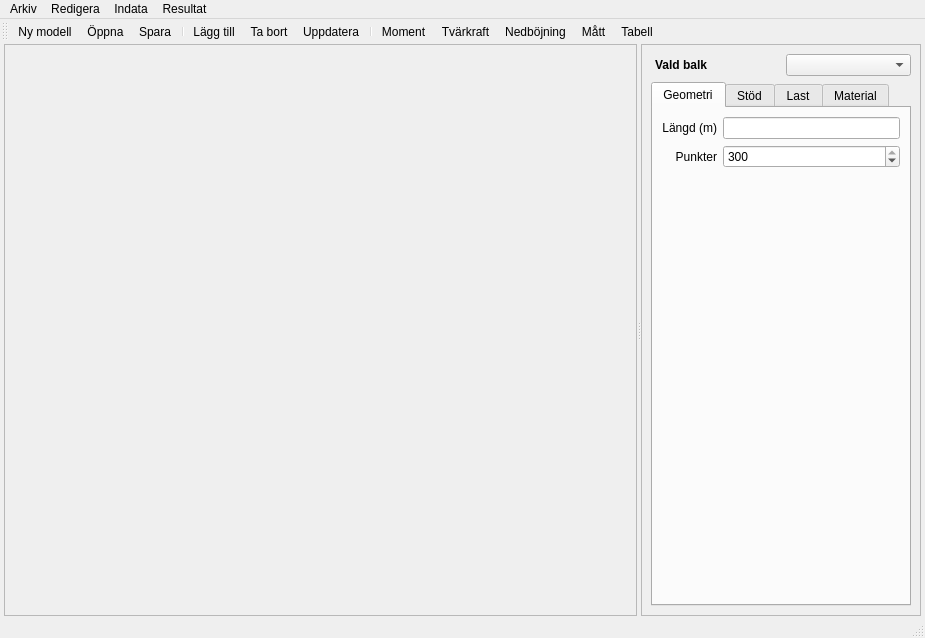
<?xml version="1.0" encoding="UTF-8"?>
<ui version="4.0">
 <class>main_window</class>
 <widget class="QMainWindow" name="main_window">
  <property name="geometry">
   <rect>
    <x>0</x>
    <y>0</y>
    <width>925</width>
    <height>638</height>
   </rect>
  </property>
  <property name="windowTitle">
   <string>Kontinuerlig balk</string>
  </property>
  <widget class="QWidget" name="main_widget">
   <layout class="QVBoxLayout" name="verticalLayout">
    <property name="leftMargin">
     <number>4</number>
    </property>
    <property name="topMargin">
     <number>0</number>
    </property>
    <property name="rightMargin">
     <number>4</number>
    </property>
    <property name="bottomMargin">
     <number>0</number>
    </property>
    <item>
     <widget class="QSplitter" name="splitter">
      <property name="orientation">
       <enum>Qt::Orientation::Horizontal</enum>
      </property>
      <widget class="QFrame" name="frame">
       <property name="sizePolicy">
        <sizepolicy hsizetype="Expanding" vsizetype="Preferred">
         <horstretch>0</horstretch>
         <verstretch>0</verstretch>
        </sizepolicy>
       </property>
       <property name="frameShape">
        <enum>QFrame::Shape::StyledPanel</enum>
       </property>
       <property name="frameShadow">
        <enum>QFrame::Shadow::Raised</enum>
       </property>
       <layout class="QVBoxLayout" name="verticalLayout_3">
        <item>
         <layout class="QVBoxLayout" name="main_layout"/>
        </item>
       </layout>
      </widget>
      <widget class="QFrame" name="frame_3">
       <property name="maximumSize">
        <size>
         <width>280</width>
         <height>16777215</height>
        </size>
       </property>
       <property name="autoFillBackground">
        <bool>false</bool>
       </property>
       <property name="frameShape">
        <enum>QFrame::Shape::StyledPanel</enum>
       </property>
       <property name="frameShadow">
        <enum>QFrame::Shadow::Raised</enum>
       </property>
       <layout class="QVBoxLayout" name="verticalLayout_2">
        <item>
         <layout class="QHBoxLayout" name="horizontalLayout">
          <property name="leftMargin">
           <number>4</number>
          </property>
          <item>
           <widget class="QLabel" name="label">
            <property name="font">
             <font>
              <bold>true</bold>
             </font>
            </property>
            <property name="text">
             <string>Vald balk</string>
            </property>
           </widget>
          </item>
          <item>
           <widget class="QComboBox" name="segment_combo">
            <property name="font">
             <font>
              <bold>true</bold>
             </font>
            </property>
           </widget>
          </item>
         </layout>
        </item>
        <item>
         <widget class="QTabWidget" name="tabWidget">
          <property name="tabPosition">
           <enum>QTabWidget::TabPosition::North</enum>
          </property>
          <property name="tabShape">
           <enum>QTabWidget::TabShape::Rounded</enum>
          </property>
          <property name="currentIndex">
           <number>0</number>
          </property>
          <property name="tabBarAutoHide">
           <bool>false</bool>
          </property>
          <widget class="QWidget" name="geometry_tab">
           <attribute name="title">
            <string>Geometri</string>
           </attribute>
           <layout class="QVBoxLayout" name="verticalLayout_4">
            <item>
             <layout class="QGridLayout" name="gridLayout">
              <item row="0" column="0">
               <widget class="QLabel" name="label_2">
                <property name="text">
                 <string>Längd (m)</string>
                </property>
                <property name="alignment">
                 <set>Qt::AlignmentFlag::AlignRight|Qt::AlignmentFlag::AlignTrailing|Qt::AlignmentFlag::AlignVCenter</set>
                </property>
               </widget>
              </item>
              <item row="0" column="1">
               <widget class="QLineEdit" name="segment_length_text"/>
              </item>
              <item row="1" column="0">
               <widget class="QLabel" name="label_3">
                <property name="text">
                 <string>Punkter</string>
                </property>
                <property name="alignment">
                 <set>Qt::AlignmentFlag::AlignRight|Qt::AlignmentFlag::AlignTrailing|Qt::AlignmentFlag::AlignVCenter</set>
                </property>
               </widget>
              </item>
              <item row="1" column="1">
               <widget class="QSpinBox" name="calc_points_spin">
                <property name="minimum">
                 <number>4</number>
                </property>
                <property name="maximum">
                 <number>300</number>
                </property>
                <property name="value">
                 <number>300</number>
                </property>
               </widget>
              </item>
             </layout>
            </item>
            <item>
             <spacer name="verticalSpacer">
              <property name="orientation">
               <enum>Qt::Orientation::Vertical</enum>
              </property>
              <property name="sizeHint" stdset="0">
               <size>
                <width>20</width>
                <height>40</height>
               </size>
              </property>
             </spacer>
            </item>
           </layout>
          </widget>
          <widget class="QWidget" name="support_tab">
           <attribute name="title">
            <string>Stöd</string>
           </attribute>
           <layout class="QVBoxLayout" name="verticalLayout_9">
            <item>
             <layout class="QHBoxLayout" name="horizontalLayout_2">
              <item>
               <widget class="QGroupBox" name="support_group">
                <property name="title">
                 <string>Vänster</string>
                </property>
                <layout class="QVBoxLayout" name="verticalLayout_7">
                 <item>
                  <widget class="QRadioButton" name="left_support_xyr_option">
                   <property name="text">
                    <string>XYR</string>
                   </property>
                  </widget>
                 </item>
                 <item>
                  <widget class="QRadioButton" name="left_support_xy_option">
                   <property name="text">
                    <string>XY</string>
                   </property>
                  </widget>
                 </item>
                 <item>
                  <widget class="QRadioButton" name="left_support_y_option">
                   <property name="text">
                    <string>Y</string>
                   </property>
                  </widget>
                 </item>
                </layout>
               </widget>
              </item>
              <item>
               <widget class="QGroupBox" name="support_group_2">
                <property name="title">
                 <string>Höger</string>
                </property>
                <layout class="QVBoxLayout" name="verticalLayout_8">
                 <item>
                  <widget class="QRadioButton" name="right_support_xyr_option">
                   <property name="text">
                    <string>XYR</string>
                   </property>
                  </widget>
                 </item>
                 <item>
                  <widget class="QRadioButton" name="right_support_xy_option">
                   <property name="text">
                    <string>XY</string>
                   </property>
                  </widget>
                 </item>
                 <item>
                  <widget class="QRadioButton" name="right_support_y_option">
                   <property name="text">
                    <string>Y</string>
                   </property>
                  </widget>
                 </item>
                </layout>
               </widget>
              </item>
             </layout>
            </item>
            <item>
             <spacer name="verticalSpacer_4">
              <property name="orientation">
               <enum>Qt::Orientation::Vertical</enum>
              </property>
              <property name="sizeHint" stdset="0">
               <size>
                <width>20</width>
                <height>40</height>
               </size>
              </property>
             </spacer>
            </item>
           </layout>
          </widget>
          <widget class="QWidget" name="load_tab">
           <attribute name="title">
            <string>Last</string>
           </attribute>
           <layout class="QVBoxLayout" name="verticalLayout_5">
            <item>
             <layout class="QHBoxLayout" name="horizontalLayout_4">
              <item>
               <widget class="QLabel" name="label_4">
                <property name="text">
                 <string>Utbredd last (N/m)</string>
                </property>
               </widget>
              </item>
              <item>
               <widget class="QLineEdit" name="segment_load_text"/>
              </item>
             </layout>
            </item>
            <item>
             <spacer name="verticalSpacer_2">
              <property name="orientation">
               <enum>Qt::Orientation::Vertical</enum>
              </property>
              <property name="sizeHint" stdset="0">
               <size>
                <width>20</width>
                <height>40</height>
               </size>
              </property>
             </spacer>
            </item>
           </layout>
          </widget>
          <widget class="QWidget" name="material_tab">
           <attribute name="title">
            <string>Material</string>
           </attribute>
           <layout class="QVBoxLayout" name="verticalLayout_6">
            <item>
             <layout class="QGridLayout" name="gridLayout_2">
              <item row="0" column="0">
               <widget class="QLabel" name="label_5">
                <property name="text">
                 <string>Elasticitetsmodul (Pa)</string>
                </property>
               </widget>
              </item>
              <item row="0" column="1">
               <widget class="QLineEdit" name="e_text"/>
              </item>
              <item row="1" column="0">
               <widget class="QLabel" name="label_6">
                <property name="text">
                 <string>Tvärsnittsarea (m2)</string>
                </property>
               </widget>
              </item>
              <item row="1" column="1">
               <widget class="QLineEdit" name="a_text"/>
              </item>
              <item row="2" column="0">
               <widget class="QLabel" name="label_7">
                <property name="text">
                 <string>Tröghetsmoment (m3)</string>
                </property>
               </widget>
              </item>
              <item row="2" column="1">
               <widget class="QLineEdit" name="i_text"/>
              </item>
             </layout>
            </item>
            <item>
             <spacer name="verticalSpacer_3">
              <property name="orientation">
               <enum>Qt::Orientation::Vertical</enum>
              </property>
              <property name="sizeHint" stdset="0">
               <size>
                <width>20</width>
                <height>40</height>
               </size>
              </property>
             </spacer>
            </item>
           </layout>
          </widget>
         </widget>
        </item>
       </layout>
      </widget>
     </widget>
    </item>
   </layout>
  </widget>
  <widget class="QMenuBar" name="menu_bar">
   <property name="geometry">
    <rect>
     <x>0</x>
     <y>0</y>
     <width>925</width>
     <height>33</height>
    </rect>
   </property>
   <widget class="QMenu" name="file_menu">
    <property name="title">
     <string>Arkiv</string>
    </property>
    <addaction name="new_action"/>
    <addaction name="separator"/>
    <addaction name="open_action"/>
    <addaction name="save_action"/>
    <addaction name="save_as_action"/>
    <addaction name="separator"/>
    <addaction name="exit_action"/>
   </widget>
   <widget class="QMenu" name="input_menu">
    <property name="title">
     <string>Indata</string>
    </property>
    <addaction name="segments_action"/>
    <addaction name="bc_action"/>
   </widget>
   <widget class="QMenu" name="menuResultat">
    <property name="title">
     <string>Resultat</string>
    </property>
    <addaction name="moment_action"/>
    <addaction name="section_force_action"/>
    <addaction name="displ_action"/>
    <addaction name="results_view_action"/>
   </widget>
   <widget class="QMenu" name="menuRedigera">
    <property name="title">
     <string>Redigera</string>
    </property>
    <addaction name="add_beam_action"/>
    <addaction name="remove_beam_action"/>
    <addaction name="update_action"/>
   </widget>
   <addaction name="file_menu"/>
   <addaction name="menuRedigera"/>
   <addaction name="input_menu"/>
   <addaction name="menuResultat"/>
  </widget>
  <widget class="QToolBar" name="toolBar">
   <property name="windowTitle">
    <string>toolBar</string>
   </property>
   <property name="styleSheet">
    <string notr="true">QToolBar { border: none; }

QToolButton::checked {
	background-color: blue;
	color: rgb(157, 157, 157);
}</string>
   </property>
   <property name="toolButtonStyle">
    <enum>Qt::ToolButtonStyle::ToolButtonTextUnderIcon</enum>
   </property>
   <attribute name="toolBarArea">
    <enum>TopToolBarArea</enum>
   </attribute>
   <attribute name="toolBarBreak">
    <bool>false</bool>
   </attribute>
   <addaction name="new_action"/>
   <addaction name="open_action"/>
   <addaction name="save_action"/>
   <addaction name="separator"/>
   <addaction name="add_beam_action"/>
   <addaction name="remove_beam_action"/>
   <addaction name="update_action"/>
   <addaction name="separator"/>
   <addaction name="moment_action"/>
   <addaction name="section_force_action"/>
   <addaction name="displ_action"/>
   <addaction name="dimension_action"/>
   <addaction name="results_view_action"/>
  </widget>
  <widget class="QStatusBar" name="statusBar"/>
  <action name="open_action">
   <property name="icon">
    <iconset resource="beam_app.qrc">
     <normaloff>:/toolbar/images/Open Document.png</normaloff>
     <normalon>:/toolbar/images/icons8-open-32.png</normalon>:/toolbar/images/Open Document.png</iconset>
   </property>
   <property name="text">
    <string>Öppna</string>
   </property>
   <property name="shortcut">
    <string>Ctrl+O</string>
   </property>
  </action>
  <action name="save_action">
   <property name="icon">
    <iconset resource="beam_app.qrc">
     <normaloff>:/toolbar/images/Save.png</normaloff>
     <normalon>:/toolbar/images/icons8-save-32.png</normalon>:/toolbar/images/Save.png</iconset>
   </property>
   <property name="text">
    <string>Spara</string>
   </property>
   <property name="shortcut">
    <string>Ctrl+S</string>
   </property>
  </action>
  <action name="save_as_action">
   <property name="icon">
    <iconset>
     <normalon>:/toolbar/images/icons8-save-as-32.png</normalon>
    </iconset>
   </property>
   <property name="text">
    <string>Spara som...</string>
   </property>
   <property name="shortcut">
    <string>Ctrl+Shift+S</string>
   </property>
  </action>
  <action name="exit_action">
   <property name="text">
    <string>Avsluta</string>
   </property>
   <property name="shortcut">
    <string>Ctrl+X</string>
   </property>
  </action>
  <action name="new_action">
   <property name="icon">
    <iconset resource="beam_app.qrc">
     <normaloff>:/toolbar/images/Add File.png</normaloff>
     <normalon>:/toolbar/images/icons8-file-32.png</normalon>:/toolbar/images/Add File.png</iconset>
   </property>
   <property name="text">
    <string>Ny modell</string>
   </property>
   <property name="shortcut">
    <string>Ctrl+N</string>
   </property>
  </action>
  <action name="segments_action">
   <property name="checkable">
    <bool>true</bool>
   </property>
   <property name="icon">
    <iconset>
     <normalon>:/toolbar/images/icons8-edit-property-32.png</normalon>
    </iconset>
   </property>
   <property name="text">
    <string>Balkar...</string>
   </property>
   <property name="menuRole">
    <enum>QAction::MenuRole::NoRole</enum>
   </property>
  </action>
  <action name="bc_action">
   <property name="checkable">
    <bool>true</bool>
   </property>
   <property name="icon">
    <iconset>
     <normalon>:/toolbar/images/icons8-edit-property-32.png</normalon>
    </iconset>
   </property>
   <property name="text">
    <string>Stöd...</string>
   </property>
  </action>
  <action name="results_view_action">
   <property name="checkable">
    <bool>true</bool>
   </property>
   <property name="icon">
    <iconset resource="beam_app.qrc">
     <normaloff>:/toolbar/images/Table.png</normaloff>:/toolbar/images/Table.png</iconset>
   </property>
   <property name="text">
    <string>Tabell...</string>
   </property>
  </action>
  <action name="add_beam_action">
   <property name="icon">
    <iconset resource="beam_app.qrc">
     <normaloff>:/toolbar/images/Add.png</normaloff>:/toolbar/images/Add.png</iconset>
   </property>
   <property name="text">
    <string>Lägg till</string>
   </property>
   <property name="shortcut">
    <string>Ctrl++</string>
   </property>
   <property name="menuRole">
    <enum>QAction::MenuRole::NoRole</enum>
   </property>
  </action>
  <action name="remove_beam_action">
   <property name="icon">
    <iconset resource="beam_app.qrc">
     <normaloff>:/toolbar/images/Minus.png</normaloff>:/toolbar/images/Minus.png</iconset>
   </property>
   <property name="text">
    <string>Ta bort</string>
   </property>
   <property name="shortcut">
    <string>Ctrl+-</string>
   </property>
   <property name="menuRole">
    <enum>QAction::MenuRole::NoRole</enum>
   </property>
  </action>
  <action name="moment_action">
   <property name="checkable">
    <bool>true</bool>
   </property>
   <property name="icon">
    <iconset resource="beam_app.qrc">
     <normaloff>:/toolbar/images/M.png</normaloff>:/toolbar/images/M.png</iconset>
   </property>
   <property name="text">
    <string>Moment</string>
   </property>
   <property name="menuRole">
    <enum>QAction::MenuRole::NoRole</enum>
   </property>
  </action>
  <action name="section_force_action">
   <property name="checkable">
    <bool>true</bool>
   </property>
   <property name="icon">
    <iconset resource="beam_app.qrc">
     <normaloff>:/toolbar/images/V.png</normaloff>:/toolbar/images/V.png</iconset>
   </property>
   <property name="text">
    <string>Tvärkraft</string>
   </property>
   <property name="menuRole">
    <enum>QAction::MenuRole::NoRole</enum>
   </property>
  </action>
  <action name="displ_action">
   <property name="checkable">
    <bool>true</bool>
   </property>
   <property name="icon">
    <iconset resource="beam_app.qrc">
     <normaloff>:/toolbar/images/Y.png</normaloff>:/toolbar/images/Y.png</iconset>
   </property>
   <property name="text">
    <string>Nedböjning</string>
   </property>
   <property name="menuRole">
    <enum>QAction::MenuRole::NoRole</enum>
   </property>
  </action>
  <action name="update_action">
   <property name="icon">
    <iconset resource="beam_app.qrc">
     <normaloff>:/toolbar/images/Available Updates.png</normaloff>:/toolbar/images/Available Updates.png</iconset>
   </property>
   <property name="text">
    <string>Uppdatera</string>
   </property>
   <property name="shortcut">
    <string>Ctrl+R</string>
   </property>
   <property name="menuRole">
    <enum>QAction::MenuRole::NoRole</enum>
   </property>
  </action>
  <action name="dimension_action">
   <property name="checkable">
    <bool>true</bool>
   </property>
   <property name="text">
    <string>Mått</string>
   </property>
   <property name="menuRole">
    <enum>QAction::MenuRole::NoRole</enum>
   </property>
  </action>
 </widget>
 <resources>
  <include location="beam_app.qrc"/>
 </resources>
 <connections/>
</ui>
